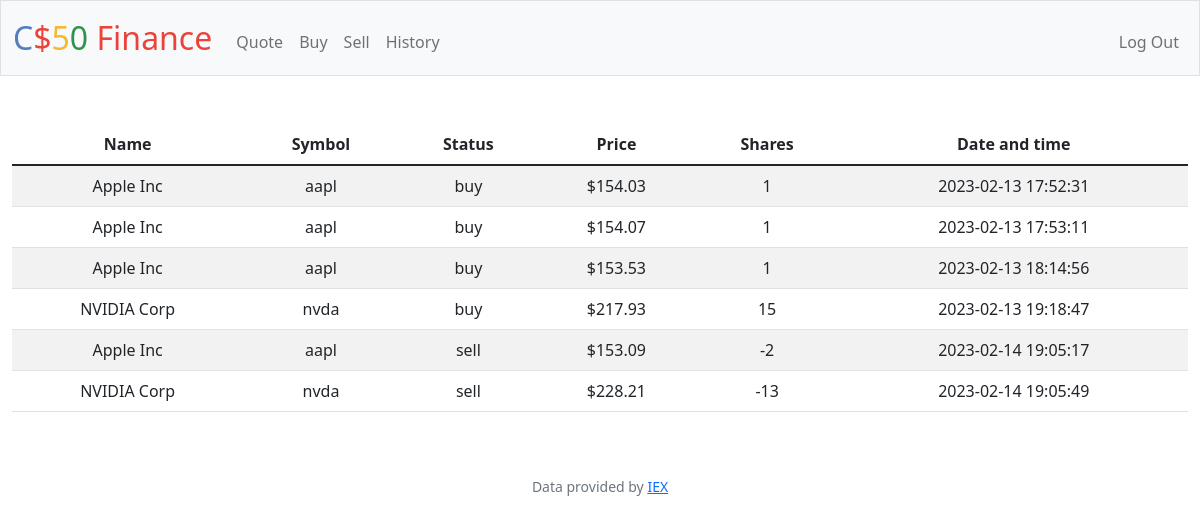
Screenshot of /history (signed in) with the database file from the repository.
### tables this page shows
CREATE TABLE purchases (
 id INTEGER PRIMARY KEY AUTOINCREMENT,
 user_id INTEGER NOT NULL REFERENCES users(id),
 name TEXT NOT NULL,   
 shares INTEGER NOT NULL,
 price NUMERIC NOT NULL,
 status TEXT NOT NULL,
 symbol TEXT NOT NULL,
 time TIMESTAMP DEFAULT CURRENT_TIMESTAMP
);

### app.py (the view)
@app.route("/history")
@login_required
def history():
    user_id = session["user_id"]
    transactions = db.execute("SELECT symbol, status, name, price, shares, time FROM purchases WHERE user_id = ?", user_id)
    return render_template("history.html", transactions=transactions, usd=usd)

### app.py (called while the page is built)
@app.after_request
def after_request(response):
    response.headers["Cache-Control"] = "no-cache, no-store, must-revalidate"
    response.headers["Expires"] = 0
    response.headers["Pragma"] = "no-cache"
    return response

### helpers.py (called while the page is built)
def login_required(f):
    @wraps(f)
    def decorated_function(*args, **kwargs):
        if session.get("user_id") is None:
            return redirect("/login")
        return f(*args, **kwargs)
    return decorated_function

def usd(value):
    return f"${value:,.2f}"

### templates/history.html (shortened to what this page needs)
{% extends "layout.html" %}
{% block main %}
<table class="table table-striped">
    <thead>
        <tr>
            <th>Name</th>
            <th>Symbol</th>
            <th>Status</th>
            <th>Price</th>
            <th>Shares</th>
            <th>Date and time</th>
        </tr>
    </thead>
    <tbody>
        {% for transaction in transactions %}
        <tr>
            <td> {{ transaction["name"] }} </td>
            <td> {{ transaction["symbol"] }} </td>
            <td> {{ transaction["status"] }} </td>
            <td> {{ usd(transaction["price"]) }} </td>
            <td> {{ transaction["shares"] }} </td>
            <td> {{ transaction["time"] }} </td>
        </tr>
        {% endfor %}
    </tbody>
</table>
{% endblock %}

### rows the page displays
purchases: price "$154.03"
purchases: price "$154.07"
purchases: price "$153.53"
purchases: price "$217.93"
purchases: price "$153.09"
purchases: price "$228.21"
